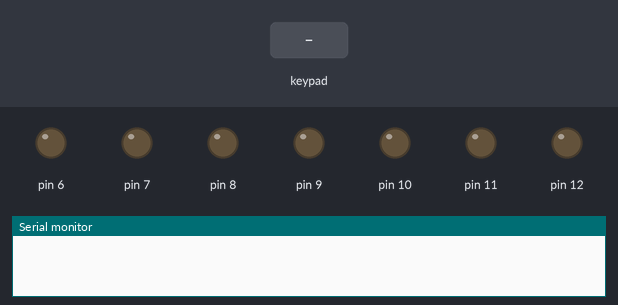
Simulated run of this sketch. Board: Arduino Uno, built with avr-gcc and run on an emulated ATmega328P. Shown: output pins drawn as LEDs (lit = HIGH), the last lines printed to the serial monitor. Inputs (shaded band) come from the test bench.

Above: at 1.2 s.
1.3 s: keypad keys 2 3 4 5 pressed 0.4 s apart
At 3.6 s:
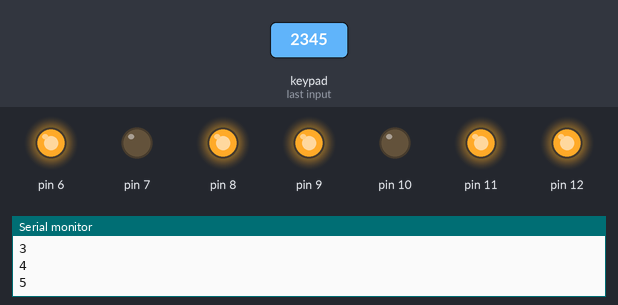
4.4 s: key '6' pressed
At 5.0 s:
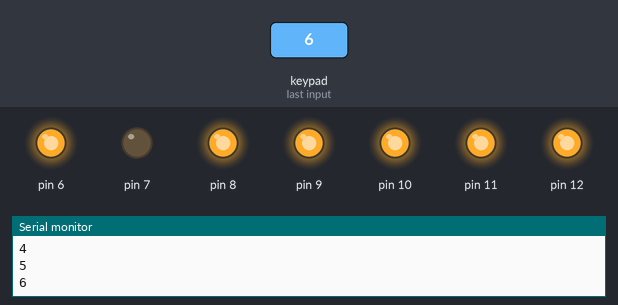
5.9 s: key '1' pressed
At 7.1 s:
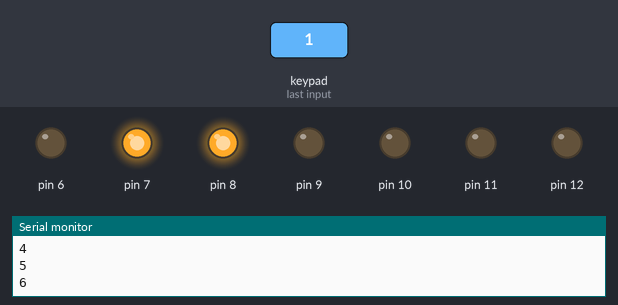
7.4 s: key '2' pressed
At 8.3 s:
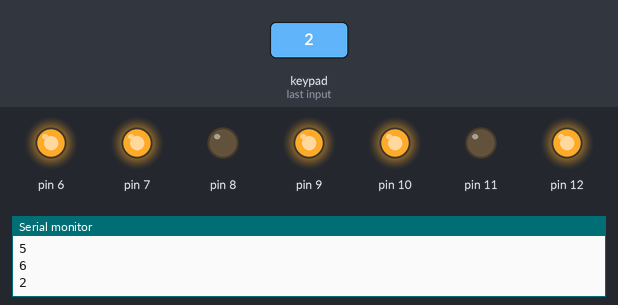
8.9 s: key '3' pressed
At 9.7 s:
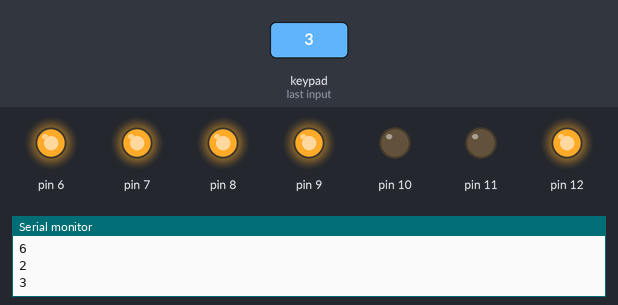
Timing chart, 0 to 11.4 s (numbered marks = the images above; inputs shaded):
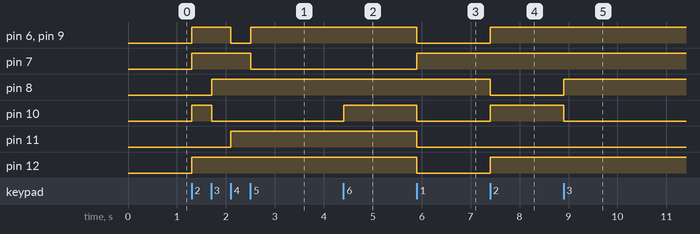

The sketch:

Keypad7seg.ino
```cpp
/*  A -- 6
    B -- 7
    C -- 8
    D -- 9
    E -- 10
    F -- 11
    G -- 12 */
#include <Keypad.h>

const byte ROWS = 4; // Four rows
const byte COLS = 4; // Three columns

char keys[ROWS][COLS] = { // Define the Keymap
  {'1','2','3','A'},
  {'4','5','6','B'},
  {'7','8','9','C'},
  {'*','0','#','D'}
};

byte rowPins[ROWS] = { A0, A1, A2, A3 };// Connect keypad ROW0, ROW1, ROW2 and ROW3 to these Arduino pins.

byte colPins[COLS] = { 2,3,4,5}; // Connect keypad COL0, COL1 and COL2 to these Arduino pins.


Keypad kpd = Keypad( makeKeymap(keys), rowPins, colPins, ROWS, COLS );// Create the Keypad


void setup()
{


   for(int i= 6;i<=12;i++)
   {
    pinMode(i,OUTPUT);
   }


  Serial.begin(9600);
}

void loop()
{
  char key = kpd.getKey();
  if(key)  // Check for a valid key.
  {
    switch (key)
    {
      case '1':
        digitalWrite(10,LOW);
        digitalWrite(6,LOW);
        digitalWrite(7,HIGH);
        digitalWrite(12,LOW);
        digitalWrite(9,LOW);
        digitalWrite(11,LOW);
        digitalWrite(8,HIGH);

        break;

      case '2':
        digitalWrite(7,HIGH);
        digitalWrite(6,HIGH);
        digitalWrite(12,HIGH);
        digitalWrite(9,HIGH);
        digitalWrite(11,LOW);
        digitalWrite(10,HIGH);
        digitalWrite(8,LOW);

        Serial.println("2");
        break;
      case '3':
        digitalWrite(7,HIGH);
        digitalWrite(6,HIGH);
        digitalWrite(12,HIGH);
        digitalWrite(9,HIGH);
        digitalWrite(11,LOW);
        digitalWrite(10,LOW);
        digitalWrite(8,HIGH);
        Serial.println("3");
        break;
      case '4':
        digitalWrite(7,HIGH);
        digitalWrite(6,LOW);
        digitalWrite(12,HIGH);
        digitalWrite(9,LOW);
        digitalWrite(11,HIGH);
        digitalWrite(10,LOW);
        digitalWrite(8,HIGH);
        Serial.println("4");
        break;
      case '5':
        digitalWrite(7,LOW);
        digitalWrite(6,HIGH);
        digitalWrite(12,HIGH);
        digitalWrite(9,HIGH);
        digitalWrite(11,HIGH);
        digitalWrite(10,LOW);
        digitalWrite(8,HIGH);
        Serial.println("5");
        break;
      case '6':
        digitalWrite(7,LOW);
        digitalWrite(6,HIGH);
        digitalWrite(12,HIGH);
        digitalWrite(9,HIGH);
        digitalWrite(11,HIGH);
        digitalWrite(10,HIGH);
        digitalWrite(8,HIGH);
        Serial.println("6");
        break;
    }
  }
}
```

Measured:
- after the input at 1.3 s, pin 6, pin 9: LOW → HIGH at once, → LOW 0.80 s later, → HIGH 0.40 s later; pin 7: LOW → HIGH at once, → LOW 1.2 s later; pin 8: LOW → HIGH after 0.41 s; pin 10: LOW → HIGH at once, → LOW 0.40 s later; pin 11: LOW → HIGH after 0.80 s
- after the input at 4.4 s, pin 10: LOW → HIGH at once
- after the input at 5.9 s, pin 6, pin 9–12: HIGH → LOW at once; pin 7: LOW → HIGH at once
- after the input at 7.4 s, pin 6, pin 9, pin 10, pin 12: LOW → HIGH at once; pin 8: HIGH → LOW at once
- after the input at 8.9 s, pin 8: LOW → HIGH at once; pin 10: HIGH → LOW at once
